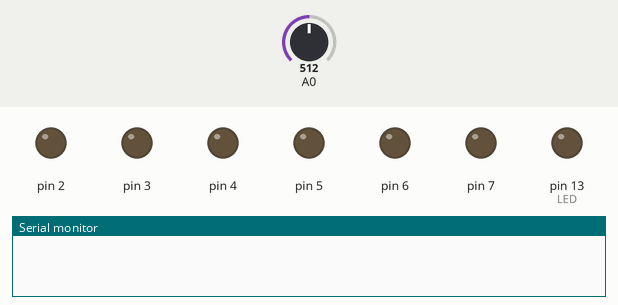
The sketch below on a simulated Arduino Uno, built with avr-gcc and run on an emulated ATmega328P. On the bench: output pins drawn as LEDs (lit = HIGH), the last lines printed to the serial monitor. The test bench sets the inputs (shaded band); at power-on: A0 = 512. Pins used as bus, display or sensor lines are not drawn.

Above: at 0.1 s.
At 4.1 s:
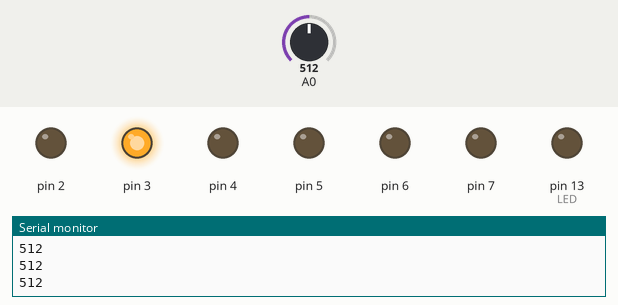
At 8.1 s:
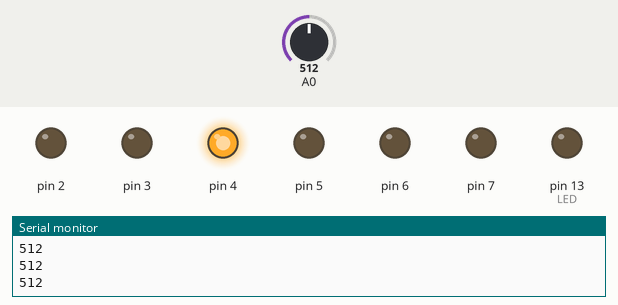
At 18.1 s:
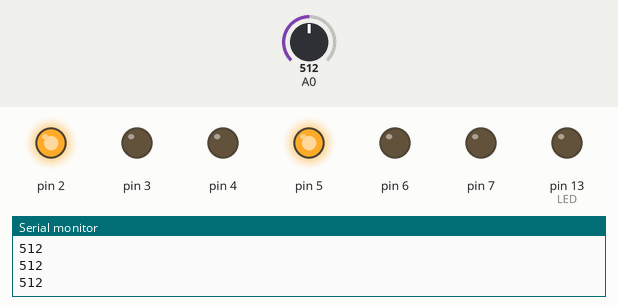
At 28.1 s:
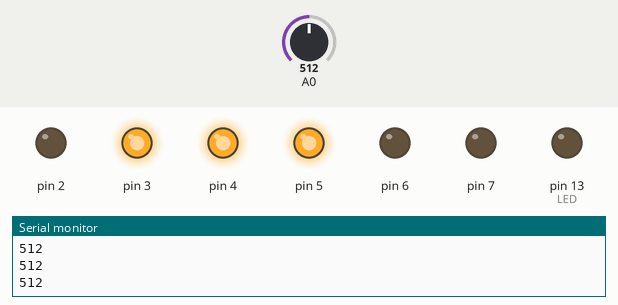
At 38.1 s:
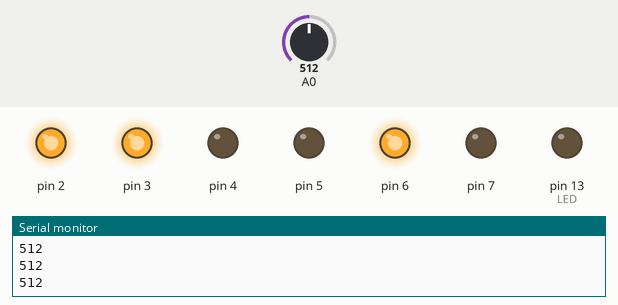
Timing chart, 0 to 39.6 s (numbered marks = the images above):
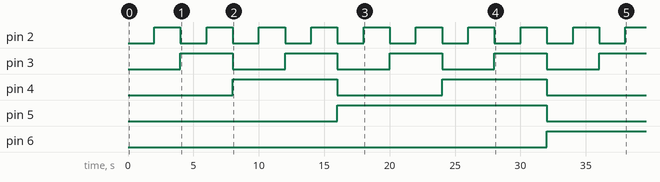

The sketch:

UNIT_1.ino
```cpp
#include "percobaan_1.h"
#include "percobaan_2.h"

void setup() {
  setNO1();
  setNO2();
}

void loop() {
  NO2_main();
}
```

percobaan_1.h
```cpp
#include <Arduino.h>

#define pot A1
#define LED 13

void setNO1() {
  pinMode(LED,OUTPUT);
  Serial.begin(9600);
}

void NO1_main(){
  float al = analogRead(pot);;
  Serial.println(al);
  if (al >= 537)
    digitalWrite (LED, 1);
  else
    digitalWrite (LED , 0);
  delay(500);
}
```

percobaan_2.h
```cpp
#include <Arduino.h>

void setNO2() {
  Serial.begin(9600);
  DDRD = B11111111;
}

void NO2_main() {
  for(int i = 0; i < 256; i++) {
    PORTD = i;
    delay(500);
    Serial.println(analogRead(A0));
  }
}
```

Measured:
- by itself, pin 2: alternates HIGH for 2.0 s and LOW for 2.0 s
- by itself, pin 3: alternates HIGH for 4.0 s and LOW for 4.0 s
- by itself, pin 4: alternates HIGH for 8.0 s and LOW for 8.0 s
- by itself, pin 5: LOW → HIGH at 16.0 s, → LOW 16.0 s later
- by itself, pin 6: LOW → HIGH at 32.0 s
